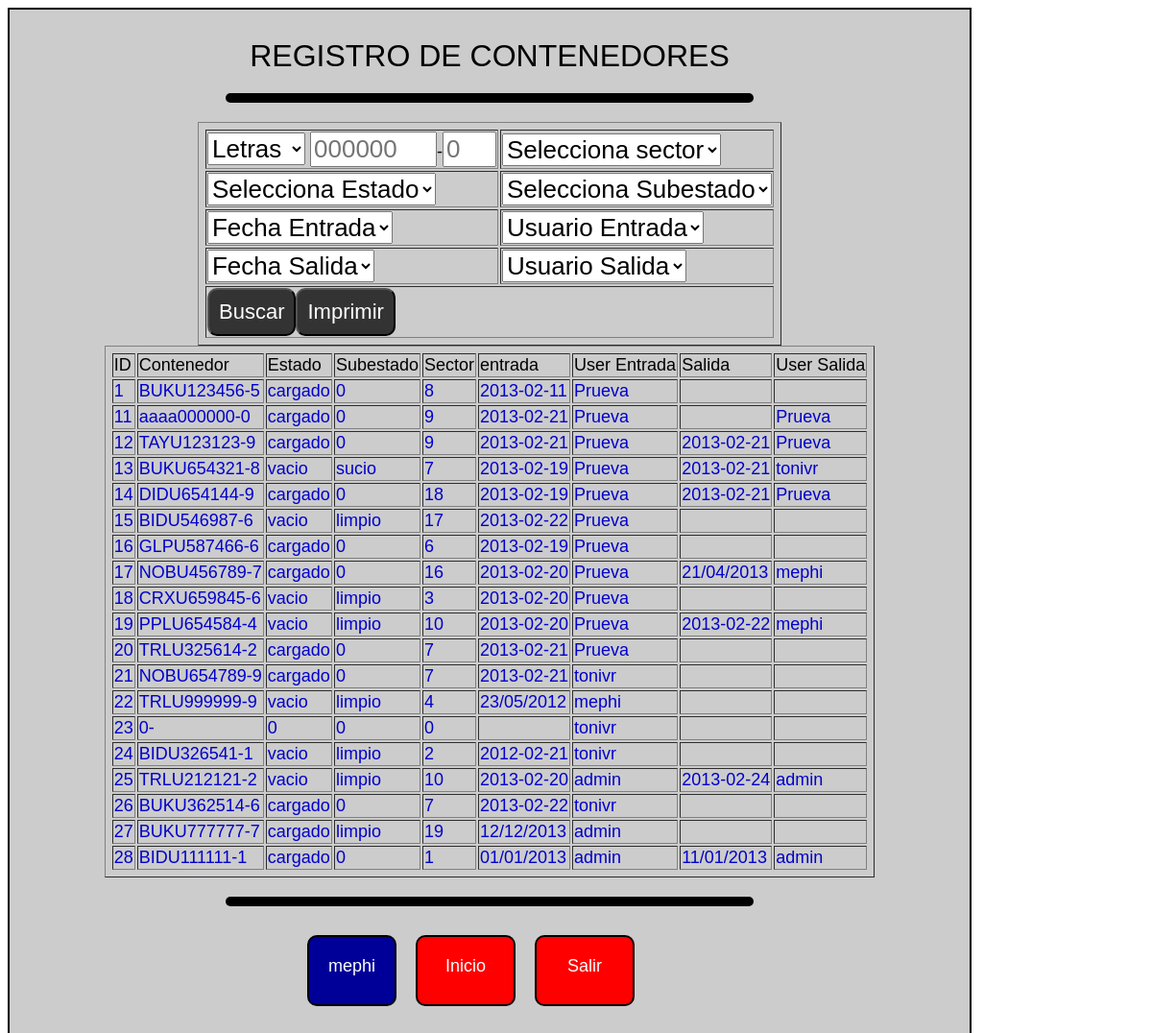
The app's page /copia/registro.php (signed in) with its own data.
### tables this page shows
CREATE TABLE `ctregistro` (
  `id` int(6) NOT NULL AUTO_INCREMENT,
  `contenedor` varchar(20) NOT NULL,
  `estado` varchar(10) NOT NULL,
  `subestado` varchar(10) DEFAULT NULL,
  `sector` varchar(2) NOT NULL,
  `fecha_entrada` varchar(10) NOT NULL,
  `user_entrada` varchar(30) NOT NULL,
  `fecha_salida` varchar(10) DEFAULT NULL,
  `user_salida` varchar(30) DEFAULT NULL,
  PRIMARY KEY (`id`)
);

### copia/registro.php (the view, shortened to what this page needs)
<?php include("config.php");
	include("conexion.php");
?>
<!DOCTYPE html PUBLIC "-//W3C//DTD XHTML 1.0 Transitional//EN" "http://www.w3.org/TR/xhtml1/DTD/xhtml1-transitional.dtd">
<html xmlns="http://www.w3.org/1999/xhtml">
<head>
<link href="estilo.css" rel="stylesheet" type="text/css" />
</head>
<body>
<div id="registro">
	<div class="titulo">
    	REGISTRO DE CONTENEDORES
    </div>
    <div class="separador"></div>
    <div id="entrada">
    <form method="post" id="form" action="registro.php" enctype="multipart/form-data">
    <table border="1" class="tabla">
    <tr>
            <td><select id="letra" name="letra">
                <option value=0>Letras</option>
			 	</select>
                <input id="num1" name="num1" placeholder="000000" size="6" type="text" maxlength="6"/>-<input id="num2" name="num2" placeholder="0"type="text" size="1" maxlength="1"/></td>
            <td><select id="sector" name="sector">
                <option value=0>Selecciona sector</option>
			 	</select></td>
     </tr>
    <tr>
            <td><select id="estado" name="estado">
                <option value=0>Selecciona Estado</option>
                <option value="vacio">vacio</option></select></td>
            <td><select id="subestado" name="subestado">
                <option value=0>Selecciona Subestado</option>
                <option value="sucio">Sucio</option></select></td>
    </tr>
    <tr>
            <td><select id="fecha_entrada" name="fecha_entrada">
                <option value=0>Fecha Entrada</option>
			 	</select></td>
            <td><select id="user_entrada" name="user_entrada">
                <option value=0>Usuario Entrada</option>
			 	</select></td>
    </tr>
    <tr>
            <td><select id="fecha_salida" name="fecha_salida">
                <option value=0>Fecha Salida</option>
			 	</select></td>
            <td><select id="user_salida" name="user_salida">
                <option value=0>Usuario Salida</option>
			 	</select></td>
        </tr>
        <tr> <td colspan="2" align="center"> <input type="submit" value="Buscar" class="boton" /> <input value="Imprimir" type="button" class="boton" onClick="window.print()"/> </td></tr>
        </table>
        </form>
         <table border="1" class="tabla">
        <tr>
            <td>ID</td>
            <td>Contenedor</td>
            <td>Estado</td>
            <td>Subestado</td>
            <td>Sector</td>
            <td>entrada</td>
            <td>User Entrada</td>
            <td>Salida</td>
            <td>User Salida</td>
        </tr>
        <?php
		$sqlselect="SELECT * FROM ctregistro ORDER by id";
        $result=mysql_query($sqlselect, $conexion);
		$num_rows = mysql_num_rows($result);
		if ($num_rows==0){
			echo "<tr><td colspan='9' align='center'><h1>Esta combinación no ha dado ningún resultado</h1></td></tr>";
		}else{
			while($row=mysql_fetch_row($result)){
				echo "<tr><td class='lf'>$row[0]</td>";
				echo "<td class='lf'>$row[1]</td>";
				echo "<td class='lf'>$row[2]</td>";
				echo "<td class='lf'>$row[3]</td>";
				echo "<td class='lf'>$row[4]</td>";
				echo "<td class='lf'>$row[5]</td>";
				echo "<td class='lf'>$row[6]</td>";
				echo "<td class='lf'>$row[7]</td>";
				echo "<td class='lf'>$row[8]</td></tr>";
			}
		}
		?>
    </table>
    </div>
    <div class="separador"></div>
    <div id="salir">
         <?php include("binicio.inc"); ?>
    </div>
</div>
</body>
</html>

### copia/estilo.css (style rules this page uses)
#registro { width:1000px; background-color:#CCC; border:solid #000 2px; font-family:"Arial Black", Gadget, sans-serif; overflow:auto; padding-bottom:30px; padding-top:30px; }
.titulo { text-align:center; font-size:32px; }
.boton { font-size: 22px; text-decoration: none; text-align: center; margin:auto; float:left; height:50px; padding:10px; border-radius:10px; background-color:#333; color:#FFF; }
#salir { width:400px; margin:auto; height:100px; }
.tabla { text-align:left; padding:5px 5px 5px 5px; margin:auto; }
.tabla td { font-family:"Arial Black", Gadget, sans-serif; font-size:18px; }
input, select { font-family:"Arial Black", Gadget, sans-serif; font-size:26px; }
.lf { font-size:16px; color:#00C; }
.separador { height:10px; width:550px; margin:auto; background-color:#000; border-radius:10px; margin-bottom:20px; margin-top:20px; }
#entrada { margin:auto; text-align:center; }

### records on screen
ctregistro: id "1", contenedor "BUKU123456-5", estado "cargado", subestado "0", sector "8", fecha_entrada "2013-02-11", user_entrada "Prueva"
ctregistro: id "11", contenedor "aaaa000000-0", estado "cargado", subestado "0", sector "9", fecha_entrada "2013-02-21", user_entrada "Prueva", user_salida "Prueva"
ctregistro: id "12", contenedor "TAYU123123-9", estado "cargado", subestado "0", sector "9", fecha_entrada "2013-02-21", user_entrada "Prueva", fecha_salida "2013-02-21", user_salida "Prueva"
ctregistro: id "13", contenedor "BUKU654321-8", estado "vacio", subestado "sucio", sector "7", fecha_entrada "2013-02-19", user_entrada "Prueva", fecha_salida "2013-02-21", user_salida "tonivr"
ctregistro: id "14", contenedor "DIDU654144-9", estado "cargado", subestado "0", sector "18", fecha_entrada "2013-02-19", user_entrada "Prueva", fecha_salida "2013-02-21", user_salida "Prueva"
ctregistro: id "15", contenedor "BIDU546987-6", estado "vacio", subestado "limpio", sector "17", fecha_entrada "2013-02-22", user_entrada "Prueva"
ctregistro: id "16", contenedor "GLPU587466-6", estado "cargado", subestado "0", sector "6", fecha_entrada "2013-02-19", user_entrada "Prueva"
ctregistro: id "17", contenedor "NOBU456789-7", estado "cargado", subestado "0", sector "16", fecha_entrada "2013-02-20", user_entrada "Prueva", fecha_salida "21/04/2013", user_salida "mephi"
ctregistro: id "18", contenedor "CRXU659845-6", estado "vacio", subestado "limpio", sector "3", fecha_entrada "2013-02-20", user_entrada "Prueva"
ctregistro: id "19", contenedor "PPLU654584-4", estado "vacio", subestado "limpio", sector "10", fecha_entrada "2013-02-20", user_entrada "Prueva", fecha_salida "2013-02-22", user_salida "mephi"
ctregistro: id "20", contenedor "TRLU325614-2", estado "cargado", subestado "0", sector "7", fecha_entrada "2013-02-21", user_entrada "Prueva"
ctregistro: id "21", contenedor "NOBU654789-9", estado "cargado", subestado "0", sector "7", fecha_entrada "2013-02-21", user_entrada "tonivr"
ctregistro: id "22", contenedor "TRLU999999-9", estado "vacio", subestado "limpio", sector "4", fecha_entrada "23/05/2012", user_entrada "mephi"
ctregistro: id "23", contenedor "0-", estado "0", subestado "0", sector "0", user_entrada "tonivr"
ctregistro: id "24", contenedor "BIDU326541-1", estado "vacio", subestado "limpio", sector "2", fecha_entrada "2012-02-21", user_entrada "tonivr"
ctregistro: id "25", contenedor "TRLU212121-2", estado "vacio", subestado "limpio", sector "10", fecha_entrada "2013-02-20", user_entrada "admin", fecha_salida "2013-02-24", user_salida "admin"
ctregistro: id "26", contenedor "BUKU362514-6", estado "cargado", subestado "0", sector "7", fecha_entrada "2013-02-22", user_entrada "tonivr"
ctregistro: id "27", contenedor "BUKU777777-7", estado "cargado", subestado "limpio", sector "19", fecha_entrada "12/12/2013", user_entrada "admin"
ctregistro: id "28", contenedor "BIDU111111-1", estado "cargado", subestado "0", sector "1", fecha_entrada "01/01/2013", user_entrada "admin", fecha_salida "11/01/2013", user_salida "admin"

### other values on screen
$useract "mephi"
